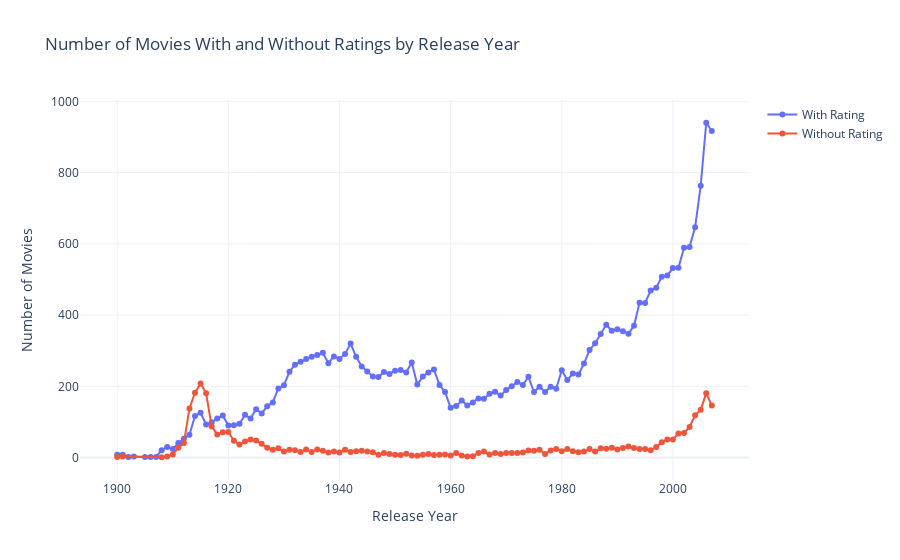

Notebook code for this chart:
### Code cell
RatingsNbrOfMovies(rat, no_rat)
